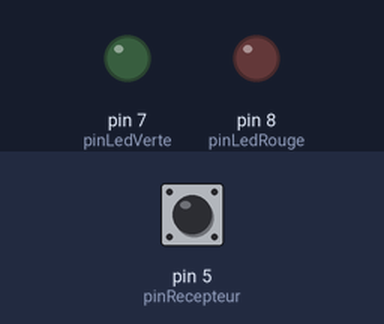
Simulated run of this sketch. Board: Arduino Uno, built with avr-gcc and run on an emulated ATmega328P. Parts: output pins drawn as LEDs (lit = HIGH). The inputs (shaded band) are chosen by the test bench; at power-on: pin 5 (pinRecepteur) HIGH.

Above: at 5.2 s.
At 13.02 s:
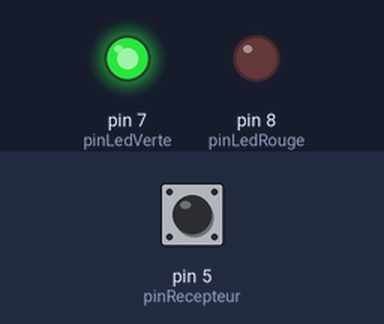
At 19.62 s:
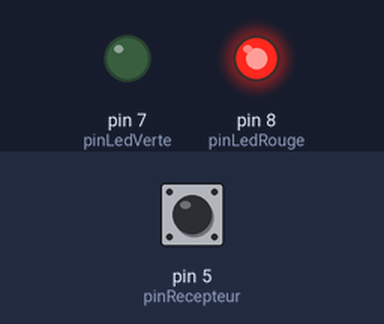
Timing chart, 0 to 29.6 s (numbered marks = the images above):
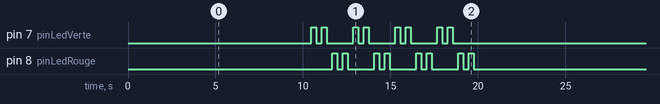

The sketch:

r_cepteur_V3.ino
```cpp
int pinRecepteur = 5; // variable de broche
unsigned long dureehaut;  // variable utilisée pour stocker la durée
int ledRouge = 0;
int ledVerte = 0;
const int pinLedRouge = 8;
const int pinLedVerte = 7;
int code[]={1,1,0,0,1,1,0,0,1,1,0,0,1,1,0,0} ;

void setup()
{
  pinMode(pinRecepteur, INPUT); // met la broche en entrée
  Serial.begin(9600);

  pinMode(pinLedRouge, OUTPUT);
  digitalWrite(pinLedRouge,LOW);

  pinMode(pinLedVerte, OUTPUT);
  digitalWrite(pinLedVerte,LOW);

}

void loop()
{
  for (int k=0;k<3;k++)
  for(int h=13;h<16;h++)
      {
      {
      digitalWrite(pinRecepteur,HIGH);
      dureehaut = pulseIn(pinRecepteur, HIGH); // met la durée de l'impulsion de niveau HAUT dans la variable duree
      if(abs(dureehaut-10000)<1000)
        {
          code[k]=1;
          delay((13000-dureehaut)/1000);
        }
       else
        {
        if(abs(dureehaut-3000)<1000)
          {
            code[k]=0;
            delay((13000-dureehaut)/1000);
          }
        }
        delay(130);
        if(abs(dureehaut-10000)<1000)
          {
            code[h]=1;
            delay((13000-dureehaut)/1000);
          }
        else
          {
          if(abs(dureehaut-3000)<1000)
            {
            code[h]=0;
            delay((13000-dureehaut)/1000);
            }
          }
       if ((code [0]==1) & (code [1]==0) & (code [2]==0) & (code[10]==0) & (code[11]==0) & (code[12]==1))
          {
          delay(200);
          for (int i=0;i<13;i++)
            {
            if(abs(dureehaut-10000)<1000)
              {
              code[i]=1;
              delay((13000-dureehaut)/1000);
              }
            else
              {
              if(abs(dureehaut-3000)<1000)
                {
                code[i]=0;
                delay((13000-dureehaut)/1000);
                }
              }
             }
             delay (200);
          }
       }
      }


  for (int j=0;j<16;j++)
  {
    if (code[j]==1)
      {
        delay(300);
        digitalWrite(pinLedVerte,HIGH);
        delay(300);
      }
     else
      {
        if (code[j]==0)
        {
          delay(300);
          digitalWrite(pinLedRouge,HIGH);
          delay(300);
        }
      }
      digitalWrite(pinLedRouge,LOW);
      digitalWrite(pinLedVerte,LOW);
  }
  delay(3000);
  }
```

Measured:
- by itself, pin 7 (pinLedVerte), pin 8 (pinLedRouge): repeats every 22.8 s: LOW 0.30 s, HIGH 0.30 s, LOW 1.5 s, HIGH 0.30 s, LOW 0.30 s, HIGH 0.30 s, LOW 1.5 s, HIGH 0.30 s, LOW 0.30 s, HIGH 0.30 s, LOW 1.5 s, HIGH 0.30 s, LOW 0.30 s, HIGH 0.30 s, LOW 14.7 s, HIGH 0.30 s
- by itself, everything shown: repeats every 22.8 s, in 32 steps
